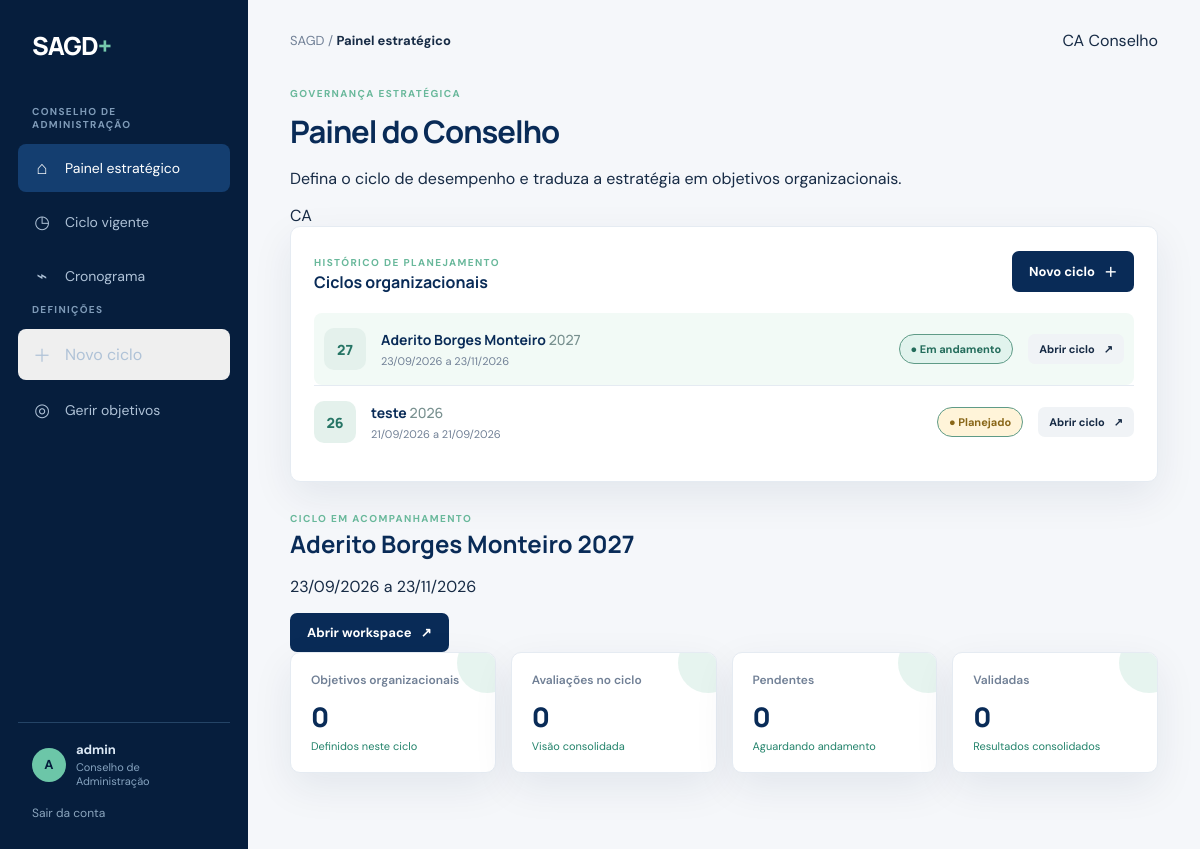
The page /painel/ (signed in) on the database as committed earlier.
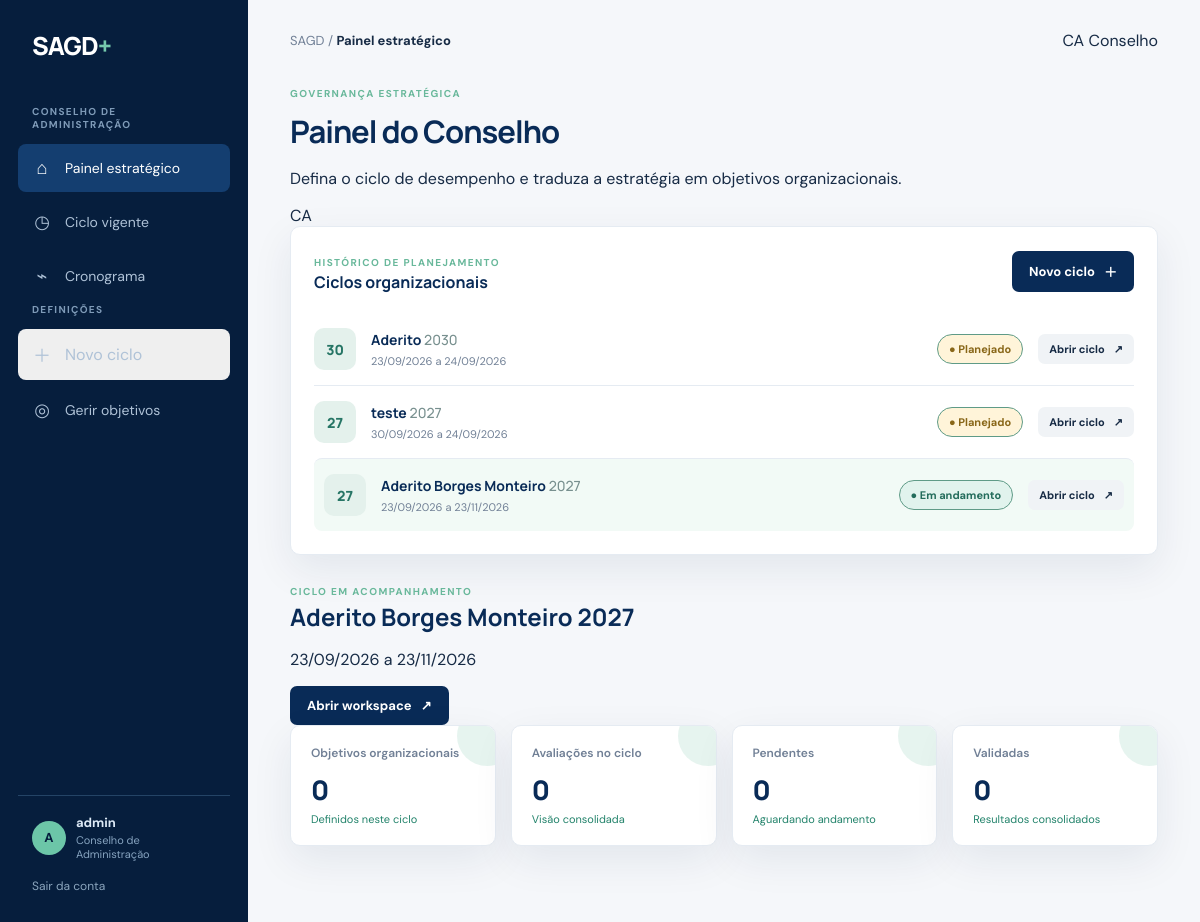
The same page on the database as committed later.
### core/models.py (models this page shows, shortened)
class Cycle(models.Model):
    STATUS_CHOICES = [('active', 'Em andamento'), ('closed', 'Encerrado'), ('planned', 'Planejado')]
    name = models.CharField('nome', max_length=120)
    year = models.PositiveIntegerField('ano')
    start_date = models.DateField('início')
    end_date = models.DateField('fim')
    status = models.CharField('status', max_length=20, choices=STATUS_CHOICES, default='active')
    class Meta:
        ordering = ['-year', '-start_date']
        verbose_name = 'ciclo'
        verbose_name_plural = 'ciclos'

### core/views.py (the view)
# urls.py: path('painel/', views.dashboard, name='dashboard'),
@login_required
def dashboard(request):
    cycle = Cycle.objects.filter(status='active').first()
    cycles = Cycle.objects.all()
    evaluations = Evaluation.objects.filter(cycle=cycle) if cycle else Evaluation.objects.none()
    objectives = Objective.objects.filter(cycle=cycle, category='organizational') if cycle else Objective.objects.none()
    if not is_management(request.user):
        evaluations = evaluations.filter(employee=request.user)
    context = {
        'cycle': cycle,
        'cycles': cycles,
        'phases': PHASES,
        'evaluations': evaluations.select_related('employee', 'evaluator')[:6],
        'objectives': objectives[:5],
        'objectives_count': objectives.count(),
        'total_evaluations': evaluations.count(),
        'pending_count': evaluations.filter(status='pending').count(),
        'submitted_count': evaluations.filter(status__in=['submitted', 'validated']).count(),
        'validated_count': evaluations.filter(status='validated').count(),
        'can_manage': is_management(request.user),
        'can_plan': can_plan(request.user),
    }
    template_name = 'CA/dashboard.html' if is_council(request.user) else 'core/dashboard.html'
    return render(request, template_name, context)

### core/views.py (called while the page is built)
def is_management(user):
    return user.is_superuser or user.groups.filter(name__in=['Administrador', 'RH', 'Gestor']).exists()

def is_council(user):
    return user.is_superuser or user.groups.filter(name='Conselho de Administração').exists()

def can_plan(user):
    return is_management(user) or is_council(user)

### templates/CA/dashboard.html (shortened to what this page needs)
{% extends 'base.html' %}
{% block body %}
<div class="app-shell ca-shell">
  <aside class="sidebar ca-sidebar">
    <div class="logo">SAGD<span>+</span></div>
    <div class="nav-label">Conselho de Administração</div>
    <a class="nav-link active" href="{% url 'dashboard' %}"><span class="nav-icon">⌂</span><span>Painel estratégico</span></a>
    <a class="nav-link" href="{% if cycle %}{% url 'planejamento_ciclo_detail' cycle.id %}{% else %}{% url 'planejamento_dashboard' %}{% endif %}"><span class="nav-icon">◷</span><span>Ciclo vigente</span></a>
    <a class="nav-link" href="{% url 'process_flow' %}"><span class="nav-icon">⌁</span><span>Cronograma</span></a>
    <div class="nav-label ca-nav-space">Definições</div>
    <button class="nav-link ca-nav-button" type="button" data-open-cycle><span class="nav-icon">＋</span><span>Novo ciclo</span></button>
    {% if cycle %}<a class="nav-link" href="{% url 'planejamento_ciclo_detail' cycle.id %}"><span class="nav-icon">◎</span><span>Gerir objetivos</span></a>{% endif %}
    <div class="sidebar-footer"><div class="user-line"><div class="avatar">{{ user.username|first|upper }}</div><div><strong>{{ user.get_full_name|default:user.username }}</strong><div class="user-role">Conselho de Administração</div></div></div><a class="logout" href="{% url 'logout' %}">Sair da conta</a></div>
  </aside>
  <main class="main ca-main">
    <div class="topbar"><div class="breadcrumb">SAGD <span>/</span> <strong>Painel estratégico</strong></div><div class="ca-chip">CA <span>Conselho</span></div></div>
    <section class="ca-hero"><div><span class="eyebrow">GOVERNANÇA ESTRATÉGICA</span><h1>Painel do Conselho</h1><p>Defina o ciclo de desempenho e traduza a estratégia em objetivos organizacionais.</p></div><div class="ca-seal">CA</div></section>
    <section class="ca-list-panel panel"><div class="panel-title"><div><span class="eyebrow">HISTÓRICO DE PLANEJAMENTO</span><h3>Ciclos organizacionais</h3></div><button class="button primary" type="button" data-open-cycle>Novo ciclo <span>＋</span></button></div>
      {% if cycles %}<div class="ca-cycle-list">{% for item in cycles %}<article class="ca-cycle-row{% if cycle and item.id == cycle.id %} current{% endif %}"><div class="ca-cycle-mark">{{ item.year|stringformat:'s'|slice:'-2:' }}</div><div class="ca-cycle-info"><h4>{{ item.name }} <span>{{ item.year }}</span></h4><p>{{ item.start_date|date:'d/m/Y' }} a {{ item.end_date|date:'d/m/Y' }}</p></div><span class="cycle-status ca-status-{{ item.status }}">● {{ item.get_status_display }}</span><button class="button" type="button" data-open-cycle-detail="{{ item.id }}">Abrir ciclo <span>↗</span></button></article>{% endfor %}</div>{% endif %}
    </section>
    {% if cycle %}<section class="ca-cycle-strip"><div><span class="eyebrow">CICLO EM ACOMPANHAMENTO</span><h2>{{ cycle.name }} <span>{{ cycle.year }}</span></h2><p>{{ cycle.start_date|date:'d/m/Y' }} a {{ cycle.end_date|date:'d/m/Y' }}</p></div><a class="button primary" href="{% url 'cycle_detail' cycle.id %}">Abrir workspace <span>↗</span></a></section><div class="stats ca-stats"><div class="stat-card"><div class="stat-label">Objetivos organizacionais</div><div class="stat-number">{{ objectives_count }}</div><div class="stat-meta">Definidos neste ciclo</div></div><div class="stat-card"><div class="stat-label">Avaliações no ciclo</div><div class="stat-number">{{ total_evaluations }}</div><div class="stat-meta">Visão consolidada</div></div><div class="stat-card"><div class="stat-label">Pendentes</div><div class="stat-number">{{ pending_count }}</div><div class="stat-meta">Aguardando andamento</div></div><div class="stat-card"><div class="stat-label">Validadas</div><div class="stat-number">{{ validated_count }}</div><div class="stat-meta">Resultados consolidados</div></div></div>{% endif %}
  </main>
</div>
{% endblock %}

### templates/base.html (shortened to what this page needs)
{% load static %}<!doctype html>
<html lang="pt-br">
<head>
  <link rel="stylesheet" href="{% static 'css/app.css' %}">
  <link rel="stylesheet" href="{% static 'css/cycle-create.css' %}">
  <link rel="stylesheet" href="{% static 'css/workflow.css' %}">
  <link rel="stylesheet" href="{% static 'css/ca.css' %}">
  <link rel="stylesheet" href="{% static 'css/planning.css' %}">
  <link rel="stylesheet" href="{% static 'css/menu-cycle.css' %}">
  <link rel="stylesheet" href="{% static 'css/cycle-management.css' %}">
  <link rel="stylesheet" href="{% static 'css/cycle-modals.css' %}">
  <link rel="stylesheet" href="{% static 'css/spa-layout.css' %}">
  <link rel="stylesheet" href="{% static 'css/cycle-status.css' %}">
  <link rel="stylesheet" href="{% static 'css/institutional-objective.css' %}">
  <link rel="stylesheet" href="{% static 'css/objective-readonly.css' %}">
  <link rel="stylesheet" href="{% static 'css/sidebar-toggle.css' %}">
  <link rel="stylesheet" href="{% static 'css/dashboard-home.css' %}">
  <link rel="stylesheet" href="{% static 'css/dashboard-charts.css' %}">
  <link rel="stylesheet" href="{% static 'css/logout.css' %}">
  <link rel="stylesheet" href="{% static 'css/navigation-loader.css' %}">
  <link rel="stylesheet" href="{% static 'css/notifications.css' %}">
</head>
<body>
{% block body %}{% endblock %}
</body></html>

### static/css/app.css (style rules this page uses)
:root { --navy:#092b57;--navy-deep:#061e3d;--ink:#172b45;--muted:#718096;--line:#e5ebf2;--paper:#f5f7fa;--white:#fff;--mint:#d9eee7;--green:#23836b;--amber:#f5a623;--orange:#d46b22;--violet:#7061a8;--shadow:0 14px 40px rgba(17,42,72,.08) }
* { box-sizing:border-box }
body { margin:0;background:var(--paper);color:var(--ink);font-family:'DM Sans',sans-serif }
h1,h2,h3,h4 { font-family:Manrope,sans-serif;margin:0;color:var(--navy) }
button,input { font:inherit }
.app-shell { display:flex;min-height:100vh }
.sidebar { width:248px;background:var(--navy-deep);color:#dce9f6;padding:28px 18px;display:flex;flex-direction:column;flex-shrink:0 }
.logo { font:800 25px Manrope;color:#fff;letter-spacing:-1px;padding:0 14px 42px }
.logo span { color:#75c9ad }
.nav-label { color:#7f9bb8;text-transform:uppercase;font-size:10px;font-weight:700;letter-spacing:1.3px;padding:0 14px 10px }
.nav-link { display:flex;align-items:center;gap:13px;color:#afc2d7;text-decoration:none;padding:12px 14px;border-radius:8px;font-size:14px;margin:3px 0 }
.nav-link.active,.nav-link:hover { background:#143e70;color:white }
.nav-icon { font-size:18px;width:20px;text-align:center }
.sidebar-footer { margin-top:auto;border-top:1px solid #244466;padding:18px 14px 0 }
.user-line { display:flex;align-items:center;gap:10px;font-size:13px }
.avatar { width:34px;height:34px;border-radius:50%;background:#6cc6a8;color:var(--navy-deep);display:grid;place-items:center;font-weight:700 }
.user-role { color:#86a3bf;font-size:11px;margin-top:2px }
.logout { color:#8ba5bd;font-size:12px;text-decoration:none;display:block;margin-top:17px }
.main { flex:1;min-width:0;padding:30px 42px 50px }
.topbar { display:flex;justify-content:space-between;align-items:center;margin-bottom:30px }
.breadcrumb { color:var(--muted);font-size:13px }
.breadcrumb strong { color:var(--ink) }
.button { border:0;border-radius:7px;padding:11px 17px;cursor:pointer;text-decoration:none;display:inline-flex;align-items:center;gap:9px;font-weight:700;font-size:13px }
.button.primary { background:var(--navy);color:#fff }
.eyebrow { font-size:10px;font-weight:700;letter-spacing:1.4px;color:#69b89b }
h1 { font-size:31px;letter-spacing:-1px;margin-top:8px }
.stats { display:grid;grid-template-columns:repeat(4,1fr);gap:15px;margin-bottom:26px }
.stat-card,.panel { background:var(--white);border:1px solid var(--line);border-radius:10px;box-shadow:var(--shadow) }
.stat-card { padding:19px 20px;position:relative;overflow:hidden }
.stat-card:after { content:'';position:absolute;width:60px;height:60px;border-radius:50%;right:-22px;top:-20px;background:var(--mint);opacity:.65 }
.stat-label { font-size:12px;color:var(--muted);font-weight:600 }
.stat-number { font:800 27px Manrope;color:var(--navy);margin-top:10px }
.stat-meta { font-size:11px;color:var(--green);margin-top:4px }
.panel { padding:23px }
.panel-title { display:flex;justify-content:space-between;align-items:center;margin-bottom:20px }
.panel-title h3 { font-size:16px }
.cycle-status { border:1px solid #5f9b87;background:#1a5262;padding:7px 11px;border-radius:20px;color:#d8f0e8;font-size:11px;font-weight:700 }

### static/css/ca.css (style rules this page uses)
.ca-nav-button { width:100%;border:0;text-align:left;font:inherit;cursor:pointer }
.ca-list-panel { margin-bottom:24px }
.ca-cycle-list { margin-top:4px }
.ca-cycle-row { display:flex;align-items:center;gap:15px;border-top:1px solid var(--line);padding:15px 0 }
.ca-cycle-row:first-child { border-top:0 }
.ca-cycle-row.current { background:#f2faf6;border-radius:8px;padding-left:10px;padding-right:10px }
.ca-cycle-mark { flex:0 0 42px;height:42px;border-radius:10px;background:#e4f1ec;color:#267565;display:grid;place-items:center;font:800 14px Manrope }
.ca-cycle-info { flex:1 }
.ca-cycle-info h4 { font-size:14px }
.ca-cycle-info h4 span { color:#78908f;font-weight:500 }
.ca-cycle-info p { color:var(--muted);font-size:11px;margin:5px 0 0 }
.ca-cycle-row .button { padding:8px 11px;background:#f0f3f6;color:var(--ink);font-size:11px }
.ca-status-planned { color:#896719;background:#fff4d9 }
.ca-status-active { color:#236c5b;background:#e1f3ed }

### static/css/sidebar-toggle.css (style rules this page uses)
.sidebar { position:relative;transition:width .22s ease,padding .22s ease }

Rows that differ between the two databases and show on the page:
removed Cycle: year "26", name "teste", year "2026", start_date "21/09/2026", end_date "21/09/2026", status "Planejado"
added Cycle: year "30", name "Aderito", year "2030", start_date "23/09/2026", end_date "24/09/2026", status "Planejado"
added Cycle: year "27", name "teste", year "2027", start_date "30/09/2026", end_date "24/09/2026", status "Planejado"
